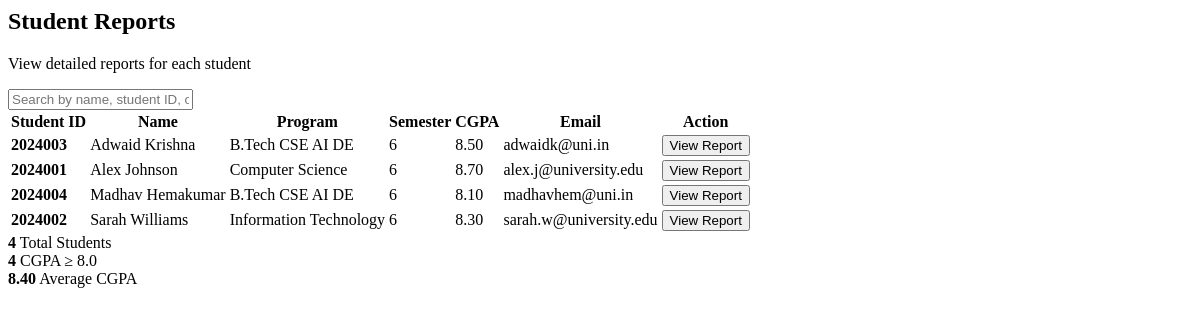
The page /faculty/reports (signed in) on the database as committed earlier.
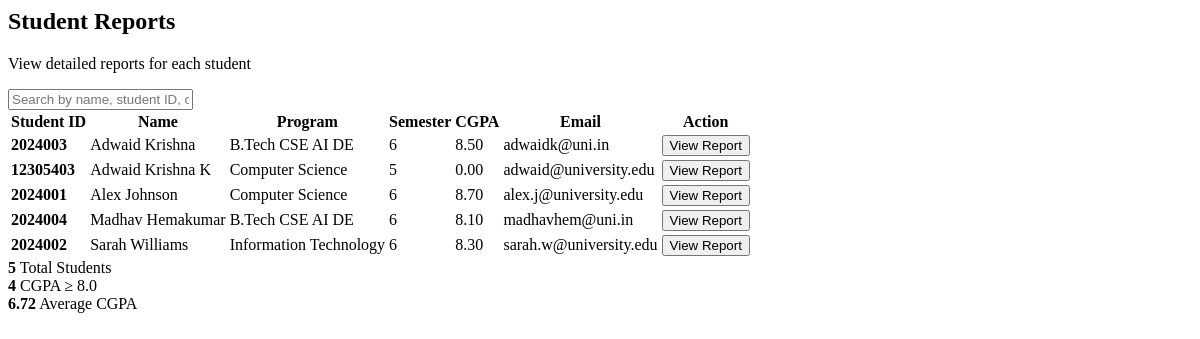
The same page on the database as committed later.
### tables this page shows
CREATE TABLE students (
            id INTEGER PRIMARY KEY AUTOINCREMENT,
            user_id INTEGER,
            student_id TEXT UNIQUE NOT NULL,
            program TEXT NOT NULL,
            semester INTEGER NOT NULL,
            cgpa REAL DEFAULT 0.0,
            FOREIGN KEY (user_id) REFERENCES users(id)
        );

CREATE TABLE users (
            id INTEGER PRIMARY KEY AUTOINCREMENT,
            username TEXT UNIQUE NOT NULL,
            password TEXT NOT NULL,
            user_type TEXT NOT NULL,
            full_name TEXT NOT NULL,
            email TEXT,
            created_at TIMESTAMP DEFAULT CURRENT_TIMESTAMP
        );

### app.py (the view)
@app.route('/faculty/reports')
@login_required
def faculty_reports():
    if session['user_type'] != 'faculty':
        return {'error': 'Unauthorized'}, 403
    conn = get_db_connection()
    students = conn.execute('''
        SELECT
            s.id,
            s.student_id,
            u.full_name,
            s.program,
            s.semester,
            s.cgpa,
            u.email
        FROM students s
        JOIN users u ON s.user_id = u.id
        ORDER BY u.full_name
    ''').fetchall()
    conn.close()
    return render_template('faculty_reports_popup.html', students=students)

### app.py (called while the page is built)
def get_db_connection():
    conn = sqlite3.connect(DATABASE)
    conn.row_factory = sqlite3.Row  # This allows us to access columns by name
    return conn

def login_required(f):
    @wraps(f)
    def decorated_function(*args, **kwargs):
        if 'user_id' not in session:
            flash('Please log in to access this page.', 'warning')
            return redirect(url_for('login'))
        return f(*args, **kwargs)
    return decorated_function

### templates/faculty_reports_popup.html (shortened to what this page needs)
<div class="popup-container">
    <h2> Student Reports</h2>
    <p>View detailed reports for each student</p>
    <div class="search-box">
        <input type="text" id="searchInput" onkeyup="searchStudents()"
            placeholder="Search by name, student ID, or program...">
    </div>
    <div class="students-table-container">
        <table class="students-table" id="studentsTable">
            <thead>
                <tr>
                    <th>Student ID</th>
                    <th>Name</th>
                    <th>Program</th>
                    <th>Semester</th>
                    <th>CGPA</th>
                    <th>Email</th>
                    <th>Action</th>
                </tr>
            </thead>
            <tbody>
                {% for student in students %}
                <tr>
                    <td><strong>{{ student.student_id }}</strong></td>
                    <td>{{ student.full_name }}</td>
                    <td>{{ student.program }}</td>
                    <td>{{ student.semester }}</td>
                    <td>
                        <span
                            class="cgpa-badge {% if student.cgpa >= 8.0 %}excellent{% elif student.cgpa >= 7.0 %}good{% else %}average{% endif %}">
                            {{ "%.2f"|format(student.cgpa or 0.0) }}
                        </span>
                    </td>
                    <td>{{ student.email }}</td>
                    <td>
                        <button class="btn btn-primary btn-sm" onclick="viewStudentDetail({{ student.id }})">
                             View Report
                        </button>
                    </td>
                </tr>
                {% endfor %}
            </tbody>
        </table>
    </div>
    <div class="summary-stats">
        <div class="stat-box">
            <div>
                <strong>{{ students|length }}</strong>
                <span>Total Students</span>
            </div>
        </div>
        <div class="stat-box">
            <div>
                <strong>{{ students|selectattr('cgpa', '>=', 8.0)|list|length }}</strong>
                <span>CGPA ≥ 8.0</span>
            </div>
        </div>
        <div class="stat-box">
            <div>
                <strong>{{ "%.2f"|format((students|map(attribute='cgpa')|sum or 0.0) / ([students|length, 1]|max))
                    }}</strong>
                <span>Average CGPA</span>
            </div>
        </div>
    </div>
</div>

Rows that differ between the two databases and show on the page:
added students: student_id "12305403", full_name "Adwaid Krishna K", program "Computer Science", semester "5", cgpa "0.00", email "adwaid@university.edu"
Other text that changed with them:
{{ students|length }}: "4" → "5"
text no longer shown: "8.40"
text now shown: "6.72"
